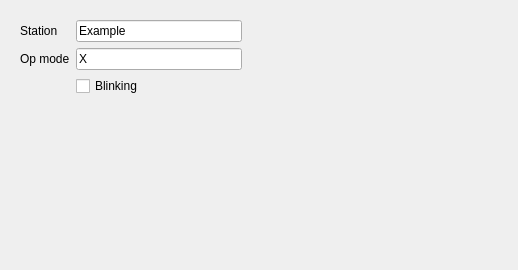
<?xml version="1.0" encoding="UTF-8"?>
<ui version="4.0">
 <class>WidgetStudy</class>
 <widget class="QWidget" name="WidgetStudy">
  <property name="geometry">
   <rect>
    <x>0</x>
    <y>0</y>
    <width>518</width>
    <height>270</height>
   </rect>
  </property>
  <property name="windowTitle">
   <string>Form</string>
  </property>
  <property name="autoFillBackground">
   <bool>true</bool>
  </property>
  <layout class="QHBoxLayout" name="horizontalLayout">
   <item>
    <widget class="QWidget" name="leftWidget" native="true">
     <property name="maximumSize">
      <size>
       <width>240</width>
       <height>16777215</height>
      </size>
     </property>
     <layout class="QFormLayout" name="formLayout">
      <item row="0" column="0">
       <widget class="QLabel" name="stationLabel">
        <property name="text">
         <string>Station</string>
        </property>
        <property name="buddy">
         <cstring>stationEdit</cstring>
        </property>
       </widget>
      </item>
      <item row="0" column="1">
       <widget class="QLineEdit" name="stationEdit">
        <property name="text">
         <string>Example</string>
        </property>
        <property name="maxLength">
         <number>20</number>
        </property>
       </widget>
      </item>
      <item row="1" column="0">
       <widget class="QLabel" name="opModeLabel">
        <property name="text">
         <string>Op mode</string>
        </property>
        <property name="buddy">
         <cstring>opModeEdit</cstring>
        </property>
       </widget>
      </item>
      <item row="1" column="1">
       <widget class="QLineEdit" name="opModeEdit">
        <property name="text">
         <string>X</string>
        </property>
        <property name="maxLength">
         <number>1</number>
        </property>
       </widget>
      </item>
      <item row="2" column="1">
       <widget class="QCheckBox" name="blinkChecker">
        <property name="text">
         <string>Blinking</string>
        </property>
       </widget>
      </item>
     </layout>
    </widget>
   </item>
   <item>
    <widget class="QWidget" name="rightWidget" native="true">
     <layout class="QVBoxLayout" name="verticalLayout">
      <item>
       <layout class="QGridLayout" name="gridLayout">
        <item row="0" column="0">
         <widget class="mrw::ui::BarWidget" name="barWidget" native="true">
          <property name="minimumSize">
           <size>
            <width>80</width>
            <height>32</height>
           </size>
          </property>
          <property name="maximumSize">
           <size>
            <width>160</width>
            <height>32</height>
           </size>
          </property>
         </widget>
        </item>
        <item row="0" column="1">
         <widget class="mrw::ui::CircleLiveWidget" name="liveWidget" native="true">
          <property name="minimumSize">
           <size>
            <width>32</width>
            <height>32</height>
           </size>
          </property>
          <property name="maximumSize">
           <size>
            <width>32</width>
            <height>32</height>
           </size>
          </property>
         </widget>
        </item>
        <item row="1" column="0">
         <widget class="mrw::ui::ClockWidget" name="clockWidget" native="true">
          <property name="minimumSize">
           <size>
            <width>80</width>
            <height>32</height>
           </size>
          </property>
          <property name="maximumSize">
           <size>
            <width>160</width>
            <height>32</height>
           </size>
          </property>
         </widget>
        </item>
        <item row="1" column="1">
         <widget class="mrw::ui::OpModeWidget" name="opModeWidget" native="true">
          <property name="minimumSize">
           <size>
            <width>32</width>
            <height>32</height>
           </size>
          </property>
          <property name="maximumSize">
           <size>
            <width>32</width>
            <height>32</height>
           </size>
          </property>
         </widget>
        </item>
        <item row="2" column="0" colspan="2">
         <widget class="mrw::ui::StationWidget" name="stationWidget" native="true">
          <property name="minimumSize">
           <size>
            <width>80</width>
            <height>32</height>
           </size>
          </property>
          <property name="maximumSize">
           <size>
            <width>160</width>
            <height>32</height>
           </size>
          </property>
         </widget>
        </item>
       </layout>
      </item>
      <item>
       <spacer name="verticalSpacer">
        <property name="orientation">
         <enum>Qt::Vertical</enum>
        </property>
        <property name="sizeHint" stdset="0">
         <size>
          <width>20</width>
          <height>40</height>
         </size>
        </property>
       </spacer>
      </item>
     </layout>
    </widget>
   </item>
  </layout>
 </widget>
 <customwidgets>
  <customwidget>
   <class>mrw::ui::BarWidget</class>
   <extends>QWidget</extends>
   <header location="global">ui/barwidget.h</header>
   <container>1</container>
  </customwidget>
  <customwidget>
   <class>mrw::ui::StationWidget</class>
   <extends>QWidget</extends>
   <header location="global">ui/stationwidget.h</header>
   <container>1</container>
  </customwidget>
  <customwidget>
   <class>mrw::ui::ClockWidget</class>
   <extends>QWidget</extends>
   <header location="global">ui/clockwidget.h</header>
   <container>1</container>
  </customwidget>
  <customwidget>
   <class>mrw::ui::CircleLiveWidget</class>
   <extends>QWidget</extends>
   <header location="global">ui/circlelivewidget.h</header>
   <container>1</container>
  </customwidget>
  <customwidget>
   <class>mrw::ui::OpModeWidget</class>
   <extends>QWidget</extends>
   <header location="global">ui/opmodewidget.h</header>
   <container>1</container>
  </customwidget>
 </customwidgets>
 <resources/>
 <connections/>
</ui>
